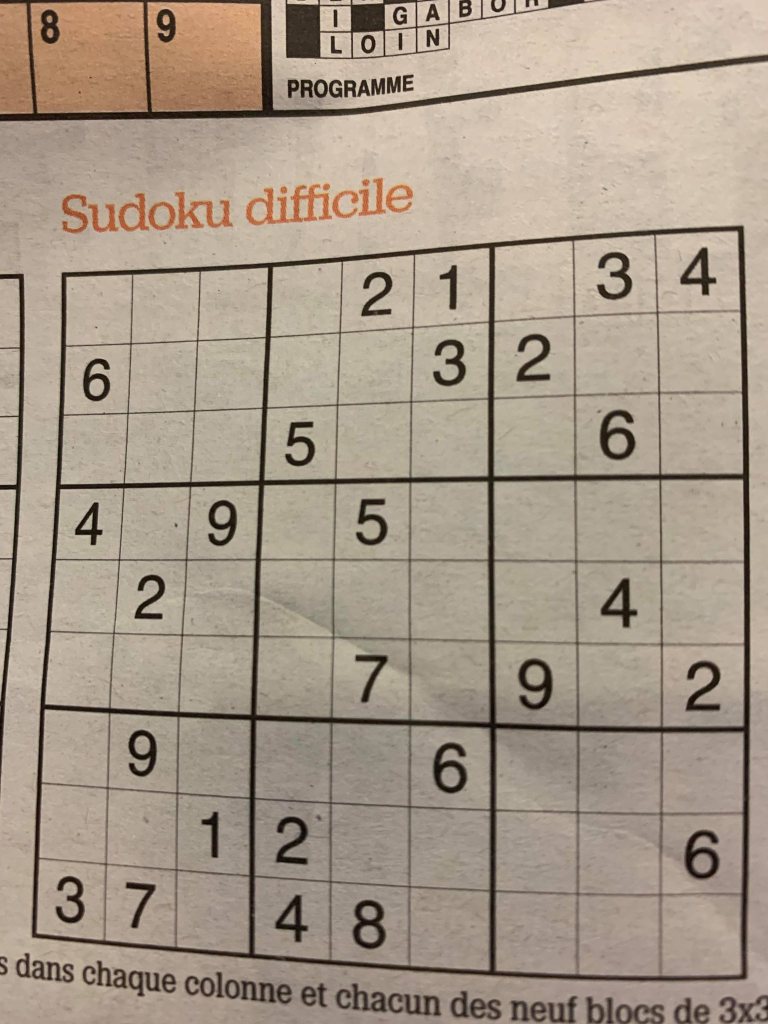
#> input picture sample_img/su4.jpg, 1536 x 2048 px (shown at 1/2 size)
$ jupyter execute grid_detection.ipynb   (shell and % lines are left out)   (older library calls are emulated)
#> lines starting #> are read from the running program, lines starting #| are printed output that depends on the picture; after the words box and inside, x2 and y2 are one past the last pixel; in counts of white or black regions, pixels touching at a corner belong together
[cell 1]
import cv2
import numpy as np
import operator
import numpy as np

import matplotlib.pyplot as plt

<br>
<br>

## Define Some helper functions:

<br>
<br>

[cell 2]
def extract_cells_coordinates(square_img):
    cells_coodinates = np.zeros((81, 4), dtype=float)
    grid_side = square_img.shape[:1]
    cell_side = grid_side[0]/9
    k=0
    for i in range(9):
        for j in range(9):
            x1, y1 = (i * cell_side, j * cell_side)
            x2, y2 = ((i + 1) * cell_side, (j + 1) * cell_side)
            cells_coodinates[k, :]=[x1, y1, x2, y2]
            k=k+1
    return cells_coodinates


def extract_clean_digit_area(img, coord):
    x1, y1, x2, y2=coord
    dig=img[int(x1):int(x2), int(y1):int(y2)]
    dig=dig[:, :, 1]
    dig3=cv2.resize(dig, (45, 45), interpolation=cv2.INTER_CUBIC)
    digit=dig3/np.max(dig3)
    digit=np.expand_dims(digit, axis=-1)
    return digit


def measure_distance(pt1, pt2):
    x = pt2[0] - pt1[0]
    y = pt2[1] - pt1[1]
    return np.sqrt((x ** 2) + (y ** 2))

<br>
<br>

# Load image and basic preprocessing:
<br>
<br>

We will treat the image as a grayscale apply gaussian blur and thresholding for noise corection. In this case and because we expect an important variantion of signal over the image area, we will use the adaptiveThreshold function.

[cell 3]
img = cv2.imread('sample_img/su4.jpg')
#> img is the input picture: shape (2048, 1536, 3); mean B, G, R 136.8, 152.5, 166.5
gray = cv2.cvtColor(img, cv2.COLOR_BGR2GRAY)
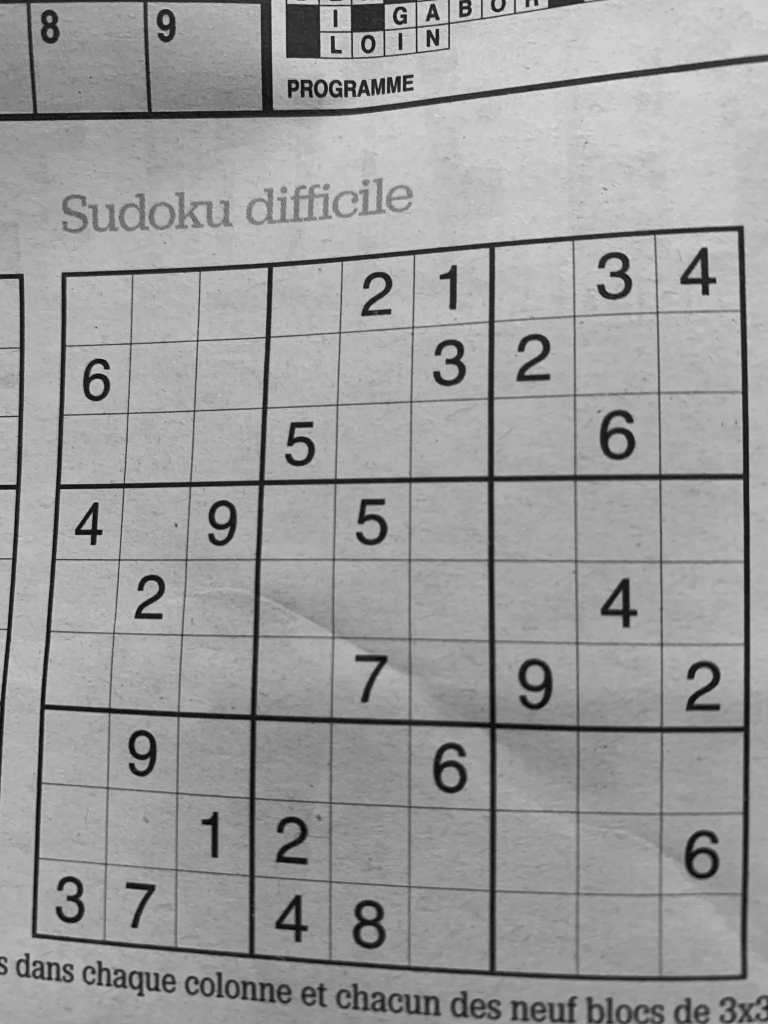
#> gray: shape (2048, 1536) (shown at 1/2 size); min 1, max 228, mean 154.9
blur = cv2.GaussianBlur(gray, (5,5), 0)
thresh = cv2.adaptiveThreshold(blur, 255, 1, 1, 11, 2)
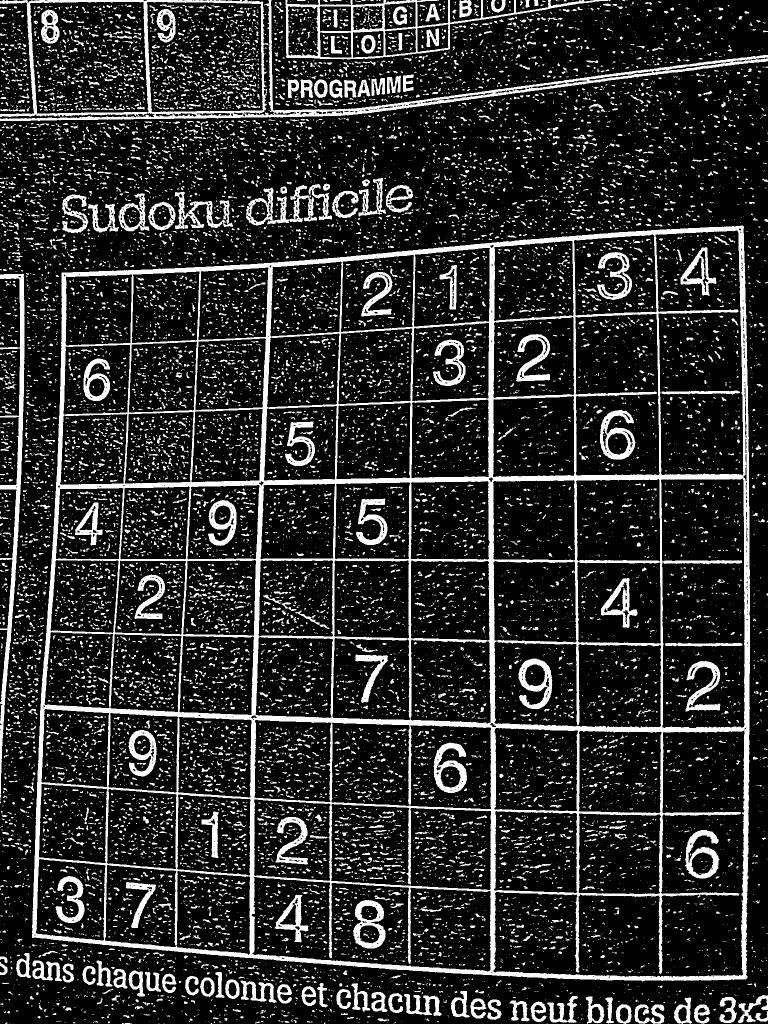
#> thresh: shape (2048, 1536) (shown at 1/2 size); 17% white; 18614 white regions (15251 under 20 px)

#Plots:

f = plt.figure(figsize=(10,20))
f.add_subplot(1,3, 1)
plt.imshow(gray, cmap='bone')
plt.title('Original',fontsize=18)
plt.axis('off')
f.add_subplot(1,3, 2)
plt.imshow(blur, cmap='bone')
plt.title('Gaussian Blur',fontsize=18)
plt.axis('off')

f.add_subplot(1,3, 3)
plt.imshow(thresh, cmap='bone')
plt.title('Threshholding',fontsize=18)
plt.axis('off')
plt.savefig('plots/img_preprocessing.png', bbox_inches='tight')
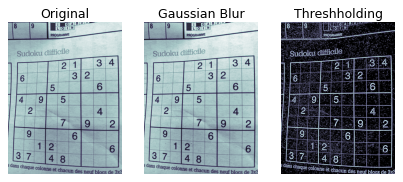
#> figure drawn by matplotlib, 3 panels
plt.show()

<br>
<br>

# Detect Grid and crop:

<br>
<br>

[cell 4]
# Use cv2 contour to get the bigest contour and then get corners from it:

#new_img, contours, hier = cv2.findContours(thresh, cv2.RETR_LIST, cv2.CHAIN_APPROX_SIMPLE)# V 3
contours, hier = cv2.findContours(thresh, cv2.RETR_LIST, cv2.CHAIN_APPROX_SIMPLE) # V4
#> contours = 19657 contours, 17959 with area under 20; largest, box (x1, y1, x2, y2) and area: (64, 451, 1500, 1964) 2001862, (985, 1460, 1490, 1956) 129840, (0, 0, 1536, 242) 124755, (1321, 956, 1490, 1457) 80764, (1310, 460, 1488, 952) 79202
contours = sorted(contours, key=cv2.contourArea, reverse=True)
bigest_contour=contours[0]
#> bigest_contour = contour of 1131 points, box (x1, y1, x2, y2) (64, 451, 1500, 1964), area 2001862
polygon = bigest_contour
#> polygon has the same summary as bigest_contour
bottom_right, _ = max(enumerate([pt[0][0] + pt[0][1] for pt in polygon]), key=operator.itemgetter(1))
#> bottom_right = 831
top_left, _ = min(enumerate([pt[0][0] + pt[0][1] for pt in polygon]), key=operator.itemgetter(1))
#> top_left = 279
bottom_left, _ = min(enumerate([pt[0][0] - pt[0][1] for pt in polygon]), key=operator.itemgetter(1))
#> bottom_left = 487
top_right, _ = max(enumerate([pt[0][0] - pt[0][1] for pt in polygon]), key=operator.itemgetter(1))
#> top_right = 1129

corners=polygon[top_left][0], polygon[top_right][0], polygon[bottom_right][0], polygon[bottom_left][0]
#> corners = ([123, 545], [1487, 453], [1491, 1958], [64, 1874])
top_left, top_right, bottom_right, bottom_left = corners
#> top_left = [123, 545]; top_right = [1487, 453]; bottom_right = [1491, 1958]; bottom_left = [64, 1874]

#Crop image
src = np.array([top_left, top_right, bottom_right, bottom_left], dtype='float32')
#> src = [[123, 545], [1487, 453], [1491, 1958], [64, 1874]]

# Get the longest side in the rectangle
side = max([
    measure_distance(bottom_right, top_right),
    measure_distance(top_left, bottom_left),
    measure_distance(bottom_right, bottom_left),
    measure_distance(top_left, top_right)
])
#> in measure_distance, `x = pt2[0] - pt1[0]`: x = -4
#> in measure_distance, `y = pt2[1] - pt1[1]`: y = -1505
#> side = 1505

dst = np.array([[0, 0], [side - 1, 0], [side - 1, side - 1], [0, side - 1]], dtype='float32')
#> dst = [[0, 0], [1504, 0], [1504, 1504], [0, 1504]]
m = cv2.getPerspectiveTransform(src, dst)
#> m = [[1.29, 0.0573, -190.1], [0.0828, 1.23, -679.3], [0.000101, 4.01e-05, 1]]

cropped=cv2.warpPerspective(img, m, (int(side), int(side)))
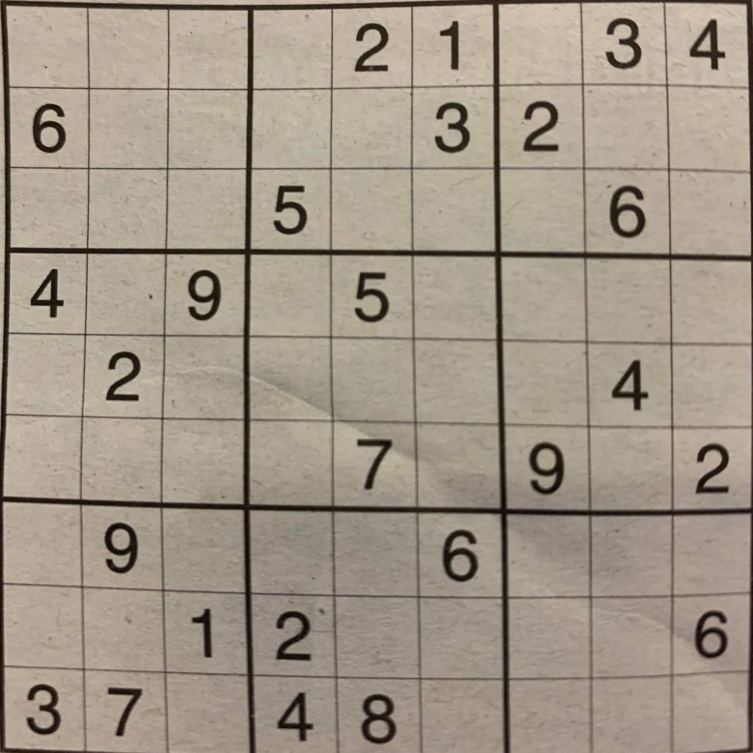
#> cropped: shape (1505, 1505, 3) (shown at 1/2 size); mean B, G, R 135.4, 150.2, 161.1


#Plots:
f = plt.figure(figsize=(10,15))
f.add_subplot(1,3, 1)
plt.imshow(gray, cmap='bone')
plt.plot(bigest_contour[:, 0, 0], bigest_contour[:, 0, 1], 'r', 10)
plt.title('Contour',fontsize=18)
plt.axis('off')

f.add_subplot(1,3, 2)
for points in corners:
    plt.scatter(points[0], points[1], 150)
#> this loop made 4 passes
plt.imshow(gray, cmap='bone')
plt.title('Corners',fontsize=18)
plt.axis('off')

f.add_subplot(1,3, 3)
plt.imshow(cropped, cmap='bone')
plt.title('cropped',fontsize=18)
plt.axis('off')
plt.savefig('plots/grid_detection.png', bbox_inches='tight')
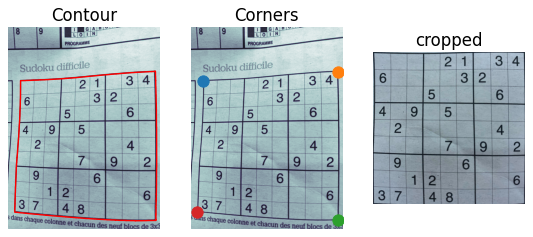
#> figure drawn by matplotlib, 3 panels; B, G, R data is drawn as R, G, B

plt.show()

[cell 5]
cells_coodinates = np.zeros((81, 4), dtype=float)
grid_side = cropped.shape[:1]
#> grid_side = (1505,)
print(grid_side)
#| (1505,)
cell_side = grid_side[0]/9
#> cell_side = 167.2
k=0
#print(cell_side)

for i in range(1):
    for j in range(7):
        x1, y1 = (i * cell_side, j * cell_side)
        x2, y2 = ((i + 1) * cell_side, (j + 1) * cell_side)
        x=[x1, x2, x2, x1, x1]
        y=[y1, y1, y2, y2, y1]
        #plt.plot(x, y, 'r')


        cells_coodinates[k, :]=[x1, y1, x2, int(y2)]
        k=k+1
#> after the loop, k = 7

<br>
<br>

# Get the digit areas:

<br>
<br>

[cell 6]
cells_coor=extract_cells_coordinates(cropped)
#> cells_coor = 81 rows, first 6: [0, 0, 167.2, 167.2], [0, 167.2, 167.2, 334.4], [0, 334.4, 167.2, 501.7], [0, 501.7, 167.2, 668.9], [0, 668.9, 167.2, 836.1], [0, 836.1, 167.2, 1003.3]
#np.shape(cells_coor)[0]
plt.imshow(cropped, cmap='bone')
for i in range(0, np.shape(cells_coor)[0]):
    x1, y1, x2, y2=cells_coor[i, :]
    x=[x1, x2, x2, x1, x1]
    y=[y1, y1, y2, y2, y1]
    plt.plot(x, y, 'r')
#> this loop made 81 passes
#> (x1, y1, x2, y2, x, y) on passes 2 to 7: (0, 167.2, 167.2, 334.4, [0, 167.2, 167.2, 0, 0], [167.2, 167.2, 334.4, 334.4, 167.2]), (0, 334.4, 167.2, 501.7, [0, 167.2, 167.2, 0, 0], [334.4, 334.4, 501.7, 501.7, 334.4]), (0, 501.7, 167.2, 668.9, [0, 167.2, 167.2, 0, 0], [501.7, 501.7, 668.9, 668.9, 501.7]), (0, 668.9, 167.2, 836.1, [0, 167.2, 167.2, 0, 0], [668.9, 668.9, 836.1, 836.1, 668.9]), (0, 836.1, 167.2, 1003.3, [0, 167.2, 167.2, 0, 0], [836.1, 836.1, 1003.3, 1003.3, 836.1]), (0, 1003.3, 167.2, 1170.6, [0, 167.2, 167.2, 0, 0], [1003.3, 1003.3, 1170.6, 1170.6, 1003.3])
#> (x1, y1, x2, y2, y) on passes 1, 11, 21, 31, 41, 51: (0, 0, 167.2, 167.2, [0, 0, 167.2, 167.2, 0]), (167.2, 167.2, 334.4, 334.4, [167.2, 167.2, 334.4, 334.4, 167.2]), (334.4, 334.4, 501.7, 501.7, [334.4, 334.4, 501.7, 501.7, 334.4]), (501.7, 501.7, 668.9, 668.9, [501.7, 501.7, 668.9, 668.9, 501.7]), (668.9, 668.9, 836.1, 836.1, [668.9, 668.9, 836.1, 836.1, 668.9]), (836.1, 836.1, 1003.3, 1003.3, [836.1, 836.1, 1003.3, 1003.3, 836.1])
plt.axis('off')
plt.savefig('plots/grid.png', bbox_inches='tight')
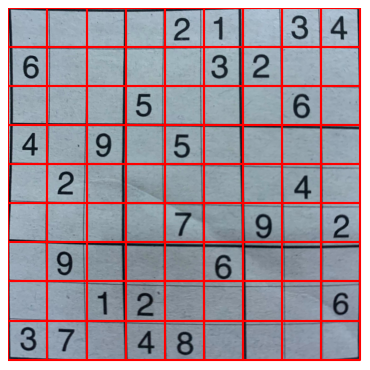
#> figure drawn by matplotlib, 1 panel; B, G, R data is drawn as R, G, B
plt.show()

[cell 7]
#extract every digit as individual images for testing the Model:

total_dig=np.zeros((81, 45, 45, 1), dtype=float)#raw images
for i in range(0, np.shape(cells_coor)[0]):
    digit=extract_clean_digit_area(cropped, cells_coor[i, :])
    total_dig[i, :, :, :]=digit
#> this loop made 81 passes
#> (x1 in extract_clean_digit_area, y1 in extract_clean_digit_area, x2 in extract_clean_digit_area, y2 in extract_clean_digit_area) on passes 1 to 12: (0, 0, 167.2, 167.2), (0, 167.2, 167.2, 334.4), (0, 334.4, 167.2, 501.7), (0, 501.7, 167.2, 668.9), (0, 668.9, 167.2, 836.1), (0, 836.1, 167.2, 1003.3), (0, 1003.3, 167.2, 1170.6), (0, 1170.6, 167.2, 1337.8), (0, 1337.8, 167.2, 1505), (167.2, 0, 334.4, 167.2), (167.2, 167.2, 334.4, 334.4), (167.2, 334.4, 334.4, 501.7)
#> pass 1, in extract_clean_digit_area, `dig=img[int(x1):int(x2), int(y1):int(y2)]`:
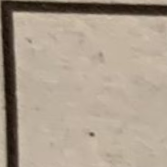
#> dig: shape (167, 167, 3); mean B, G, R 141.9, 158, 172.1
#> pass 1, in extract_clean_digit_area, `dig3=cv2.resize(dig, (45, 45), interpolation=cv2.INTER_CUBIC)`:
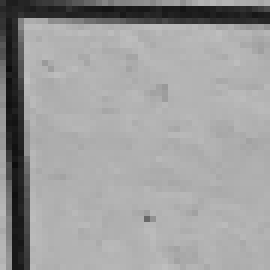
#> dig3: shape (45, 45) (shown 6 times larger); min 13, max 192, mean 157.8
#> pass 1, in extract_clean_digit_area, `digit=dig3/np.max(dig3)`:
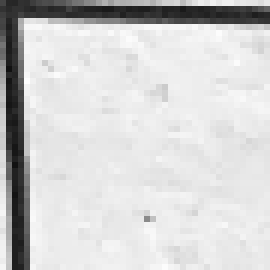
#> digit: shape (45, 45) float64 (shown 6 times larger); min 0.0677, max 1, mean 0.822

[cell 8]
#Plot one exemple of digit area
imm=total_dig[8, :, :, 0]
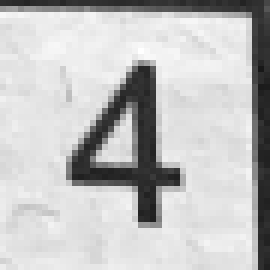
#> imm: shape (45, 45) float64 (shown 6 times larger); min 0.0971, max 1, mean 0.76
plt.imshow(imm, cmap='bone')
plt.show()
